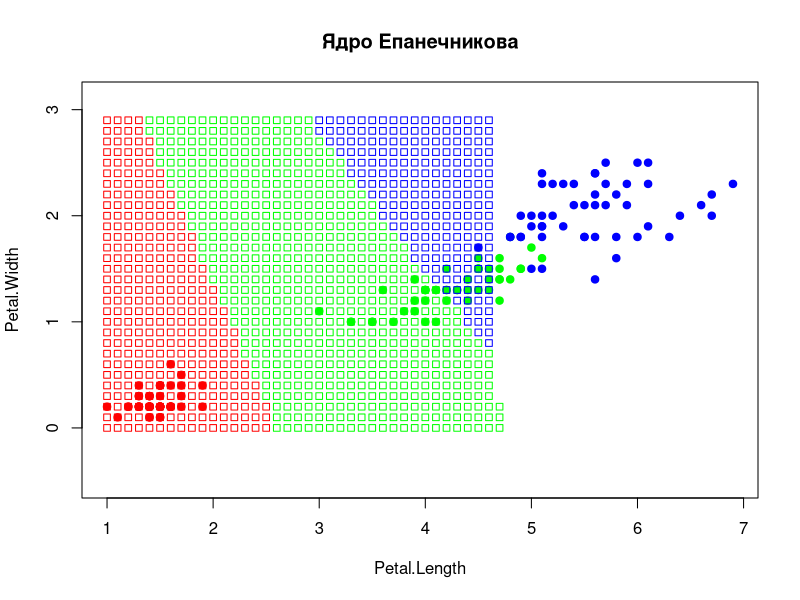

The R script that drew this image: (Note: a time limit stopped this script after it produced the figure.)
sortObjectsByDist = function(xl, z){
  
  l = nrow(xl);
  n = ncol(xl) - 1;
  
  distances = array(0, l);
  
  for (i in 1:l){
    distances[i] = sqrt(sum((xl[i, 1:n] - z)^2));
  }
  
  return (distances);
}

core_1 = function(r){
  
  if(r <= 1){
    return((3/4)*(1-r^2))
  }
  else
    return(0)
}

core_2 = function(r){
  
  if(r <= 1){
    return((15/16)*(1-r^2)^2)
  }
  else
    return(0)
}

core_3 = function(r){
  
  if(r <= 1){
    return((1-abs(r)))
  }
  else
    return(0)
}

core_4 = function(r)
{
  return (((2*pi)^(-1/2)) * exp(-1/2*r^2)) 
}

classif_PF = function(xl, pots, h, orderedXl, core = core_4) {
  l = nrow(xl);
  n = ncol(xl);
  
  weights = table(xl[, n]);
  weights[1:dim(weights)] = 0;
  
  for (i in 1:l) {
    weights[xl[i, n]] = weights[xl[i, n]] + (pots[i] * core(orderedXl[i] / h));
  }
  if (max(weights) != 0)
    return (which.max(weights))
  else
    return (0)
}

PF = function(xl, pots, h, z){
  return(classif_PF(xl, pots, h, sortObjectsByDist(xl, z)));
}

SetPots = function(xl, err){
  l = nrow(xl)
  n = ncol(xl)
  error = err + 1
  pots = array(0,l)
  distances = matrix(-1,l,l)
  
  for(i in 1:l){
    distances[i,] = sortObjectsByDist(xl, c(xl[i,1],xl[i,2]))
    print(i)
  }
  
  while(error > err){
    while(TRUE){
      i = sample(1:l, 1);
      
      class = classif_PF(xl, pots, h=1, distances[i,]);
      
      if(class != c(xl[i,n])){
        pots[i] = pots[i] + 1;
        break;
      }
      error = 0;
      for(j in 1:l){
        class = classif_PF(xl[-j,], pots, h=1, distances[j,]);
        if(class != c(xl[j,n])){
          error = error + 1;
        }
      }
    }
    e = paste("error = ", error);
    print(e)
    print(pots)
  }
  print("---------------------------")
  print(pots)
  return(pots)
}

 pots = c( 0, 0, 0, 0, 0, 0, 0, 0, 0, 0, 0, 0, 0, 0, 0, 0, 0, 0, 0, 0, 0, 0, 0, 0, 0, 0, 0, 0, 0, 0, 0, 0, 0, 0, 0, 0, 0,
           0, 0, 1, 0, 0, 0, 0, 0, 0, 0, 0, 0, 0, 0, 0, 1, 0, 0, 0, 0, 0, 0, 0, 0, 0, 0, 0, 0, 0, 0, 0, 0, 0, 1, 0, 0, 0,
           0, 0, 0, 0, 0, 0, 0, 0, 0, 2, 0, 0, 0, 0, 0, 0, 0, 0, 0, 1, 0, 0, 0, 0, 0, 0, 0, 0, 0, 0, 0, 0, 0, 0, 1, 0, 0,
           0, 0, 0, 0, 0, 0, 0, 1, 1, 0, 0, 0, 1, 0, 0, 0, 1, 0, 0, 0, 0, 0, 0, 0, 0, 0, 0, 1, 0, 0, 1, 0, 0, 0, 0, 0, 0,
           0, 0)




colors <- c("1" = "red1", "2" = "green1", "3" = "blue1",
            "11" = "red2", "22" = "green2", "33" = "blue2",
            "111" = "red3", "222" = "green3", "333" = "blue3")
plot(iris[, 3:4], pch = 21, bg = colors[iris$Species], col = colors[iris$Species], asp = 1, main = "Ядро Епанечникова")
xl = iris[,3:5]

h = 1
x = 1;
y = 0;

while(x <= 7){
  while(y <= 3){
    class <- PF(xl, pots, h = 1, c(x,y));
    points(x, y, pch = 22, col = colors[class], asp = 1);
    y = y + 0.1;
  }
  y = 0;
  x = x + 0.1;
} 
